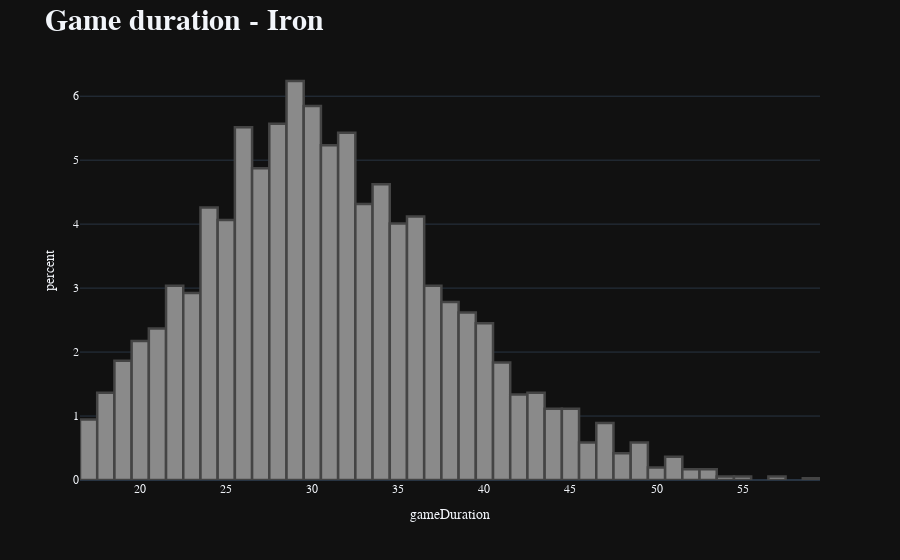

Notebook code for this chart:
### Markdown cell above
### Graphics - Duration

### Code cell
iron_matches_duration = iron_matches_duration.drop(iron_matches_duration[iron_matches_duration['gameDuration'] >= 60].index)
iron_matches_duration = iron_matches_duration.drop(iron_matches_duration[iron_matches_duration['gameDuration'] <= 16].index)

fig = px.histogram(iron_matches_duration, x = 'gameDuration',
                    histnorm='percent',
                    template = 'plotly_dark',
                   )

fig.update_layout(title='<b>Game duration - Iron<b>', 
                  font_family="Spiegel",
                  titlefont={'size': 30},
                  
                  )

colors = ['#8A8A8A']*60


fig.update_traces(marker_color=colors, marker_line_color=None,
                  marker_line_width=2.5, opacity=None)

fig.show()

print('The average duration is:', (iron_matches_duration['gameDuration'].sum()/len(iron_matches_duration)).round(2))

### Figure 1 — Plotly figure (JSON) as saved in the notebook; plotly's stock layout.template omitted (floating-point values rounded to 4 significant figures; data arrays with more than 128 entries replaced by an {"elided": "..."} marker saying what was removed)
{"data": [{"alignmentgroup": "True", "bingroup": "x", "histnorm": "percent", "hovertemplate": "gameDuration=%{x}<br>percent=%{y}<extra></extra>", "legendgroup": "", "marker": {"color": ["#8A8A8A", "#8A8A8A", "#8A8A8A", "#8A8A8A", "#8A8A8A", "#8A8A8A", "#8A8A8A", "#8A8A8A", "#8A8A8A", "#8A8A8A", "#8A8A8A", "#8A8A8A", "#8A8A8A", "#8A8A8A", "#8A8A8A", "#8A8A8A", "#8A8A8A", "#8A8A8A", "#8A8A8A", "#8A8A8A", "#8A8A8A", "#8A8A8A", "#8A8A8A", "#8A8A8A", "#8A8A8A", "#8A8A8A", "#8A8A8A", "#8A8A8A", "#8A8A8A", "#8A8A8A", "#8A8A8A", "#8A8A8A", "#8A8A8A", "#8A8A8A", "#8A8A8A", "#8A8A8A", "#8A8A8A", "#8A8A8A", "#8A8A8A", "#8A8A8A", "#8A8A8A", "#8A8A8A", "#8A8A8A", "#8A8A8A", "#8A8A8A", "#8A8A8A", "#8A8A8A", "#8A8A8A", "#8A8A8A", "#8A8A8A", "#8A8A8A", "#8A8A8A", "#8A8A8A", "#8A8A8A", "#8A8A8A", "#8A8A8A", "#8A8A8A", "#8A8A8A", "#8A8A8A", "#8A8A8A"], "line": {"width": 2.5}, "pattern": {"shape": ""}}, "name": "", "offsetgroup": "", "orientation": "v", "showlegend": false, "type": "histogram", "x": {"elided": "3591 int values"}, "xaxis": "x", "yaxis": "y"}], "layout": {"barmode": "relative", "font": {"family": "Spiegel"}, "legend": {"tracegroupgap": 0}, "margin": {"t": 60}, "title": {"font": {"size": 30}, "text": "<b>Game duration - Iron<b>"}, "xaxis": {"anchor": "y", "domain": [0, 1], "title": {"text": "gameDuration"}}, "yaxis": {"anchor": "x", "domain": [0, 1], "title": {"text": "percent"}}}}
